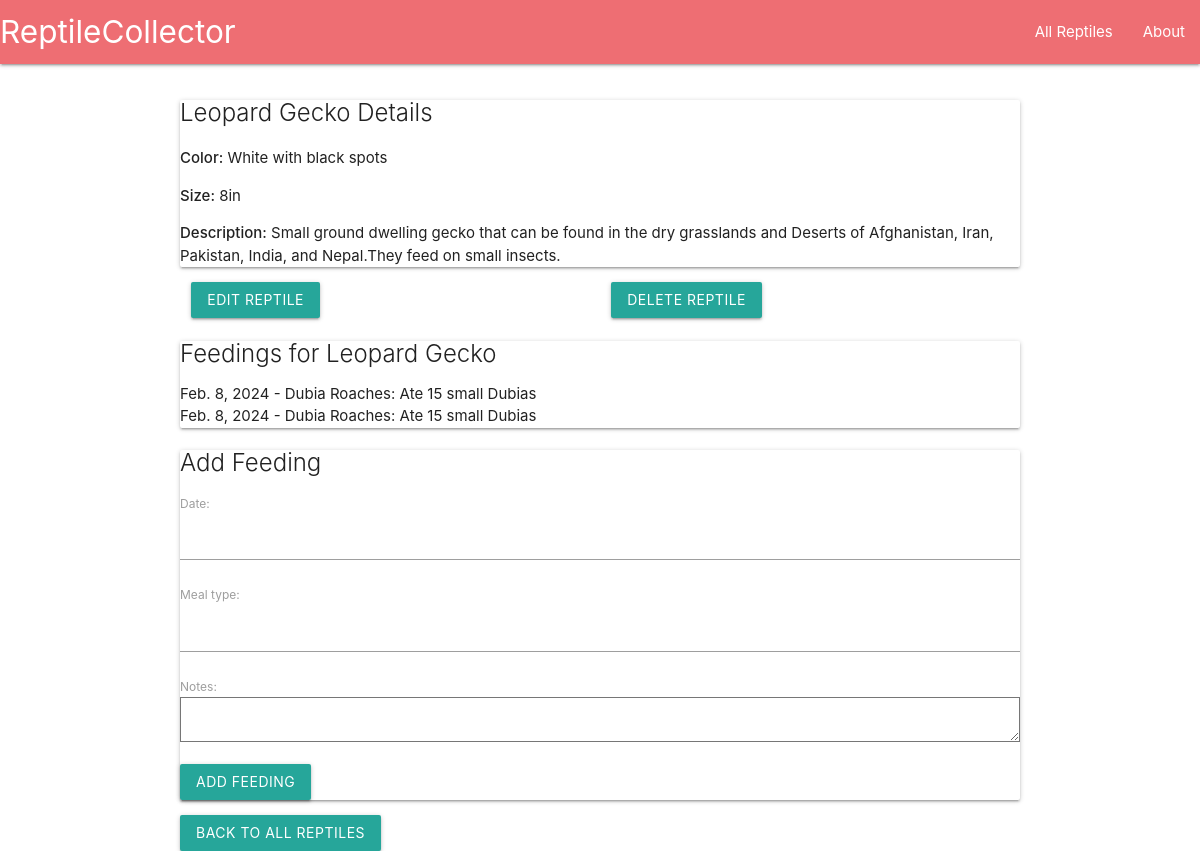
The app's page /8/ with its own data.
### reptiles/models.py (models this page shows, shortened)
class Reptile(models.Model):
    name = models.CharField(max_length=100)
    species = models.CharField(max_length=100)
    color = models.CharField(max_length=50)
    size = models.CharField(max_length=20)
    description = models.TextField(max_length=300)

class Feeding(models.Model):
    reptile = models.ForeignKey(Reptile, on_delete=models.CASCADE)
    date = models.DateField()
    meal_type = models.CharField(max_length=50)
    notes = models.TextField()

### reptiles/views.py (the view)
# urls.py: path('<int:reptile_id>/', reptile_detail, name='reptile_detail'),
def reptile_detail(request, reptile_id):
    reptile = get_object_or_404(Reptile, pk=reptile_id)
    feedings = Feeding.objects.filter(reptile=reptile).order_by('-date')
    if request.method == 'POST':
        feeding_form = FeedingForm(request.POST)
        if feeding_form.is_valid():
            new_feeding = feeding_form.save(commit=False)
            new_feeding.reptile = reptile
            new_feeding.save()
            return redirect('reptile_detail', reptile_id=reptile_id)
    else:
        feeding_form = FeedingForm()
    return render(request, 'reptiles/reptile_detail.html', {'reptile': reptile, 'feedings': feedings, 'feeding_form': feeding_form})

### reptiles/forms.py
class FeedingForm(forms.ModelForm):
    class Meta:
        model = Feeding
        fields = ['date', 'meal_type', 'notes']

### reptiles/templates/reptiles/reptile_detail.html (shortened to what this page needs)
{% extends 'base.html' %}
{% block content %}
  <div class="card my-4">
    <div class="card-body">
      <h2 class="card-title">{{ reptile.species }} Details</h2>
      <p class="card-text"><strong>Color:</strong> {{ reptile.color }}</p>
      <p class="card-text"><strong>Size:</strong> {{ reptile.size }}</p>
      <p class="card-text"><strong>Description:</strong> {{ reptile.description }}</p>
    </div>
  </div>
  <div class="row">
    <div class="col s6">
      <a href="{% url 'edit_reptile' reptile.id %}" class="btn btn-warning">Edit Reptile</a>
    </div>
    <div class="col s6">
      <form method="post" action="{% url 'delete_reptile' reptile.id %}" class="d-inline">
        <button type="submit" class="btn btn-danger" onclick="return confirm('Are you sure you want to delete this reptile?')">Delete Reptile</button>
      </form>
    </div>
  </div>
  <div class="card mt-4">
    <div class="card-body">
      <h4 class="card-title">Feedings for {{ reptile.species }}</h4>
      <ul>
        {% for feeding in feedings %}
          <li>{{ feeding.date }} - {{ feeding.meal_type }}: {{ feeding.notes }}</li>
        {% endfor %}
      </ul>
    </div>
  </div>
  <div class="card mt-4">
    <div class="card-body">
      <h4 class="card-title">Add Feeding</h4>
      <form method="post">
        {{ feeding_form.as_p }}
        <button type="submit" class="btn btn-primary">Add Feeding</button>
      </form>
    </div>
  </div>
   <a href="{% url 'reptile_index' %}" class="btn btn-secondary">Back to All Reptiles</a>
{% endblock %}

### records on screen
Reptile: species "Leopard Gecko", color "White with black spots", size "8in", description "Small ground dwelling gecko that can be found in the dry grasslands and Deserts of Afghanistan, Iran, Pakistan, India, and Nepal.They feed on small insects."
Feeding: date "Feb. 8, 2024", meal_type "Dubia Roaches", notes "Ate 15 small Dubias"
Feeding: date "Feb. 8, 2024", meal_type "Dubia Roaches", notes "Ate 15 small Dubias"
